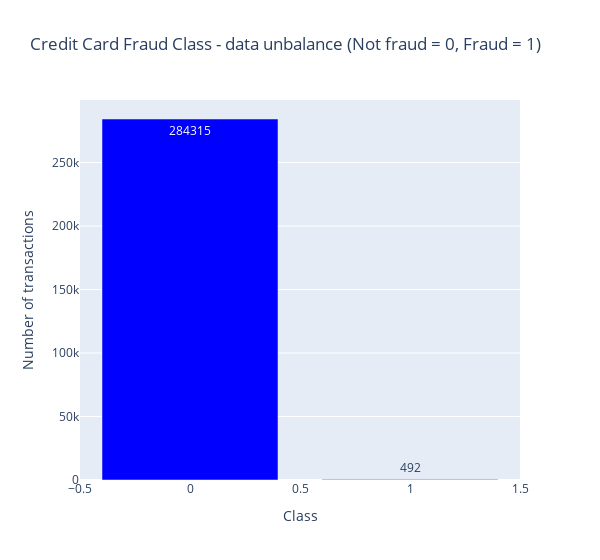

The code cell stored with this chart in its notebook:
### Code cell
temp = credit["Class"].value_counts()
df = pd.DataFrame({'Class': temp.index,'values': temp.values})

trace = go.Bar(
    x = df['Class'],y = df['values'],
    name="Credit Card Fraud Class - data unbalance (Not fraud = 0, Fraud = 1)",
    marker=dict(color="blue"),
    text=df['values']
)
data = [trace]
layout = dict(title = 'Credit Card Fraud Class - data unbalance (Not fraud = 0, Fraud = 1)',
          xaxis = dict(title = 'Class', showticklabels=True), 
          yaxis = dict(title = 'Number of transactions'),
          hovermode = 'closest',width=600
         )
fig = dict(data=data, layout=layout)
iplot(fig, filename='class')

### Figure 1 — Plotly figure (JSON) as saved in the notebook; plotly's stock layout.template omitted (floating-point values rounded to 4 significant figures)
{"data": [{"marker": {"color": "blue"}, "name": "Credit Card Fraud Class - data unbalance (Not fraud = 0, Fraud = 1)", "text": [284315, 492], "type": "bar", "x": [0, 1], "y": [284315, 492]}], "layout": {"hovermode": "closest", "title": {"text": "Credit Card Fraud Class - data unbalance (Not fraud = 0, Fraud = 1)"}, "width": 600, "xaxis": {"showticklabels": true, "title": {"text": "Class"}}, "yaxis": {"title": {"text": "Number of transactions"}}}}
